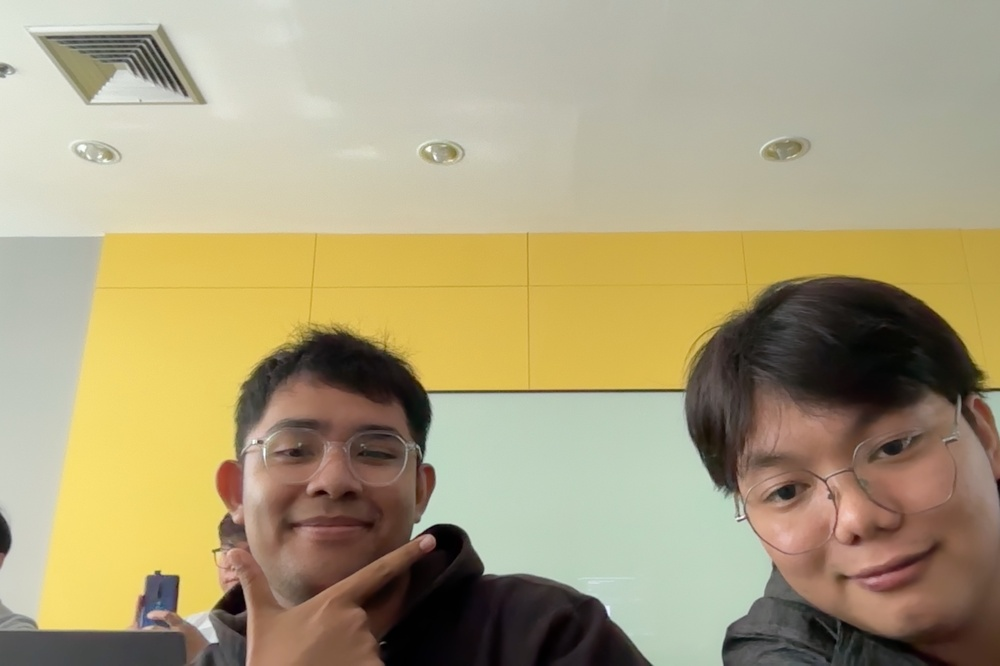
#> input picture pictures/finalNoLight.jpg, 1000 x 666 px, shrunk from 3200 x 2132 before the run, found by its file name
$ python class06_Single.py
#> lines starting #> are read from the running program, lines starting #| are printed output that depends on the picture
import cv2 as cv
import numpy as np
from matplotlib import pyplot as plt

img = cv.imread("pictures/finalNoLight.jpg", cv.IMREAD_GRAYSCALE)
#> img: shape (666, 1000); min 0, max 255, mean 158.7
assert img is not None, "file could not be read, check with os.path.exists()"
img2 = img.copy()
template = cv.imread("template.jpeg", cv.IMREAD_GRAYSCALE)
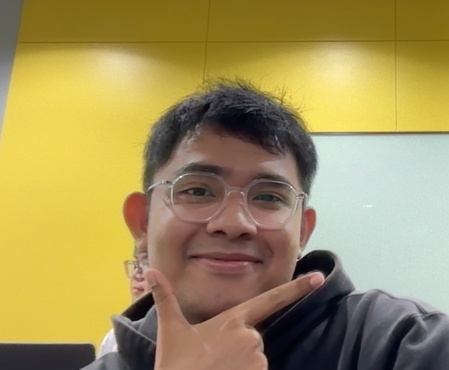
#> input picture pictures/template.jpeg, 449 x 370 px, shrunk from 1438 x 1184 before the run, found by its file name
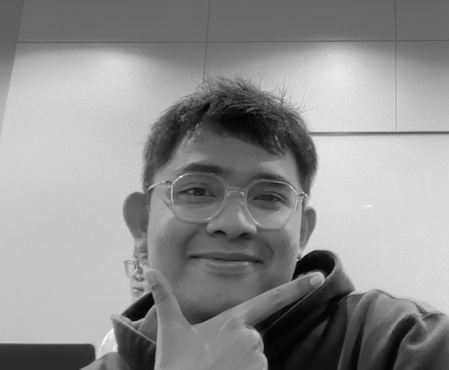
#> template: shape (370, 449); min 1, max 253, mean 144.2
assert template is not None, "file could not be read, check with os.path.exists()"
w, h = template.shape[::-1]
#> w = 449; h = 370

methods = [
    "TM_CCOEFF",
    "TM_CCOEFF_NORMED",
    "TM_CCORR",
    "TM_CCORR_NORMED",
    "TM_SQDIFF",
    "TM_SQDIFF_NORMED",
]

for meth in methods:
    img = img2.copy()
    method = getattr(cv, meth)
    res = cv.matchTemplate(img, template, method)
    min_val, max_val, min_loc, max_loc = cv.minMaxLoc(res)
    if method in [cv.TM_SQDIFF, cv.TM_SQDIFF_NORMED]:
        top_left = min_loc
    else:
        top_left = max_loc
    bottom_right = (top_left[0] + w, top_left[1] + h)
    cv.rectangle(img, top_left, bottom_right, 255, 2)
    plt.subplot(121), plt.imshow(res, cmap="gray")
    plt.title("Matching Result"), plt.xticks([]), plt.yticks([])
    plt.subplot(122), plt.imshow(img, cmap="gray")
    plt.title("Detected Point"), plt.xticks([]), plt.yticks([])
    plt.suptitle(meth)
    plt.show()

    output_filename = f"result_{meth}.jpg"
    cv.imwrite(output_filename, img)
#> this loop made 6 passes
#> (min_val, max_val, min_loc, top_left, bottom_right) on passes 1 to 4: (-246797824, 464944704, (355, 204), (113, 258), (562, 628)), (-0.433, 0.687, (352, 193), (109, 248), (558, 618)), (3.07e+09, 4.76e+09, (551, 296), (0, 0), (449, 370)), (0.772, 0.952, (362, 296), (107, 243), (556, 613))
#> (min_val, max_val, max_loc, top_left, bottom_right) on passes 5 to 6: (429918464, 1.84e+09, (362, 296), (109, 246), (558, 616)), (0.0993, 0.456, (362, 296), (108, 245), (557, 615))
#> pass 1, `res = cv.matchTemplate(img, template, method)`:
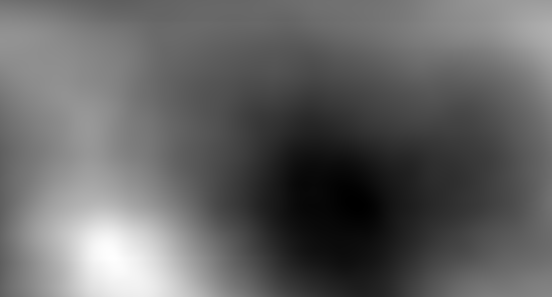
#> res: shape (297, 552) float32; min -246797824, max 464944704, mean 32740428; drawn with min black and max white
#> pass 1, `plt.show()`:
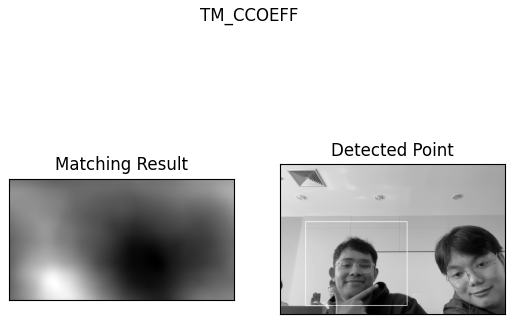
#> figure drawn by matplotlib, 2 panels
#> pass 2, `res = cv.matchTemplate(img, template, method)`:
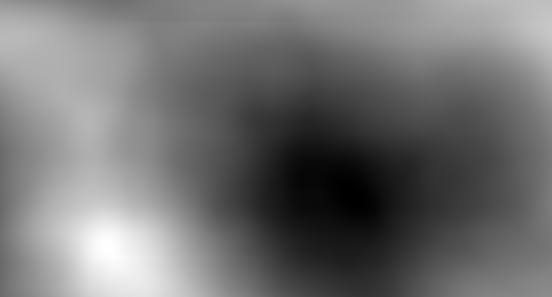
#> res: shape (297, 552) float32; min -0.433, max 0.687, mean 0.0635; drawn with min black and max white
#> pass 2, `cv.imwrite(output_filename, img)`:
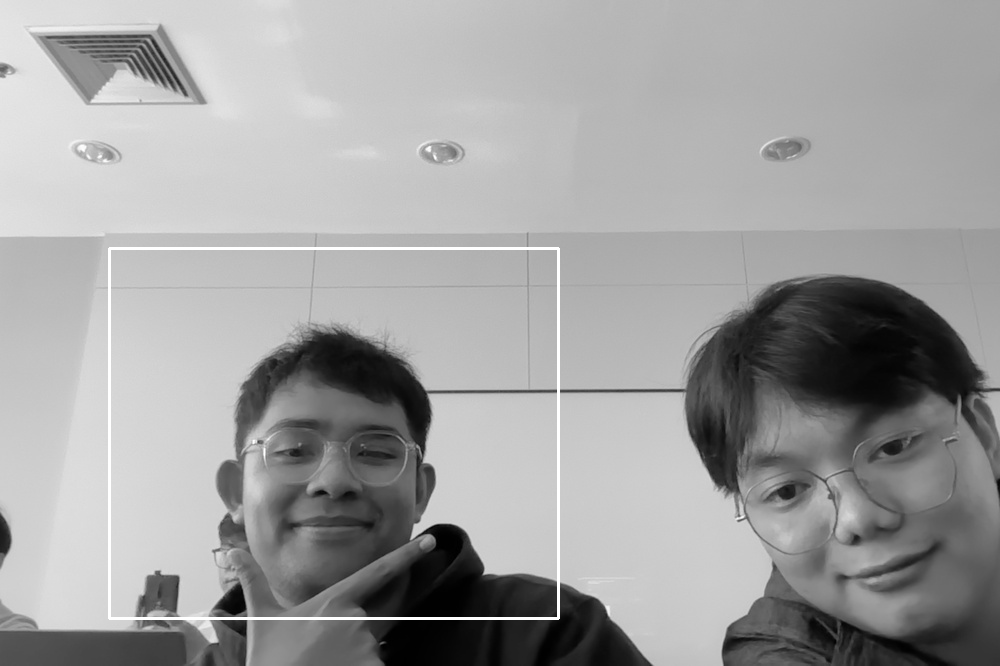
#> saved as result_TM_CCOEFF_NORMED.jpg: shape (666, 1000); min 0, max 255, mean 159.4
#> after the loop:
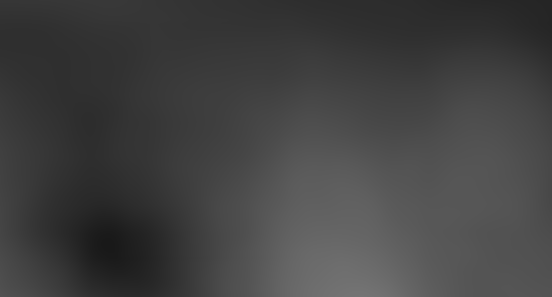
#> res: shape (297, 552) float32; min 0.0993, max 0.456, mean 0.259
